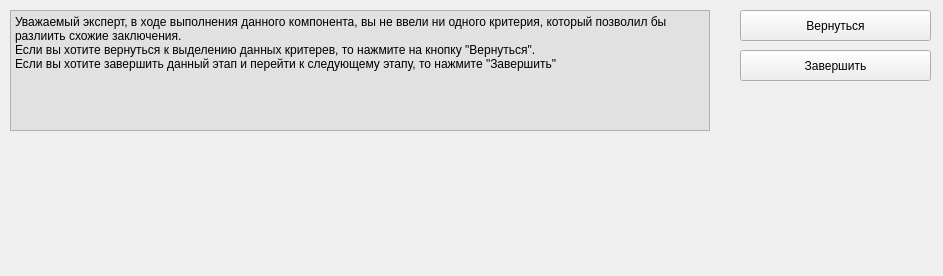
<?xml version="1.0" encoding="UTF-8"?>
<ui version="4.0">
 <class>No_diff_warning</class>
 <widget class="QWidget" name="No_diff_warning">
  <property name="geometry">
   <rect>
    <x>0</x>
    <y>0</y>
    <width>943</width>
    <height>276</height>
   </rect>
  </property>
  <property name="windowTitle">
   <string>Form</string>
  </property>
  <widget class="QPushButton" name="returnButton">
   <property name="geometry">
    <rect>
     <x>740</x>
     <y>10</y>
     <width>191</width>
     <height>31</height>
    </rect>
   </property>
   <property name="text">
    <string>Вернуться</string>
   </property>
  </widget>
  <widget class="QPushButton" name="endButton">
   <property name="geometry">
    <rect>
     <x>740</x>
     <y>50</y>
     <width>191</width>
     <height>31</height>
    </rect>
   </property>
   <property name="text">
    <string>Завершить</string>
   </property>
  </widget>
  <widget class="QPlainTextEdit" name="conclusionEdit">
   <property name="geometry">
    <rect>
     <x>10</x>
     <y>10</y>
     <width>700</width>
     <height>121</height>
    </rect>
   </property>
   <property name="sizePolicy">
    <sizepolicy hsizetype="Fixed" vsizetype="Fixed">
     <horstretch>0</horstretch>
     <verstretch>0</verstretch>
    </sizepolicy>
   </property>
   <property name="maximumSize">
    <size>
     <width>16777215</width>
     <height>200</height>
    </size>
   </property>
   <property name="autoFillBackground">
    <bool>false</bool>
   </property>
   <property name="styleSheet">
    <string notr="true">background-color: rgb(225, 225, 225)</string>
   </property>
   <property name="readOnly">
    <bool>true</bool>
   </property>
   <property name="plainText">
    <string>Уважаемый эксперт, в ходе выполнения данного компонента, вы не ввели ни одного критерия, который позволил бы разлиить схожие заключения. 
Если вы хотите вернуться к выделению данных критерев, то нажмите на кнопку &quot;Вернуться&quot;. 
Если вы хотите завершить данный этап и перейти к следующему этапу, то нажмите &quot;Завершить&quot;</string>
   </property>
  </widget>
 </widget>
 <resources/>
 <connections/>
</ui>
